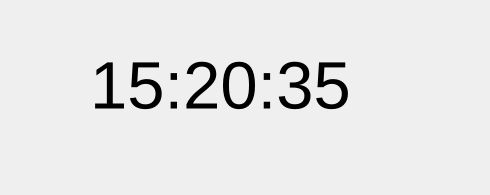
<?xml version="1.0" encoding="UTF-8"?>
<ui version="4.0">
 <class>Question_2_2</class>
 <widget class="QDialog" name="Question_2_2">
  <property name="geometry">
   <rect>
    <x>0</x>
    <y>0</y>
    <width>490</width>
    <height>195</height>
   </rect>
  </property>
  <property name="windowTitle">
   <string>Dialog</string>
  </property>
  <widget class="QLabel" name="label">
   <property name="geometry">
    <rect>
     <x>90</x>
     <y>50</y>
     <width>331</width>
     <height>71</height>
    </rect>
   </property>
   <property name="font">
    <font>
     <pointsize>50</pointsize>
    </font>
   </property>
   <property name="text">
    <string>15:20:35</string>
   </property>
  </widget>
 </widget>
 <resources/>
 <connections/>
</ui>
